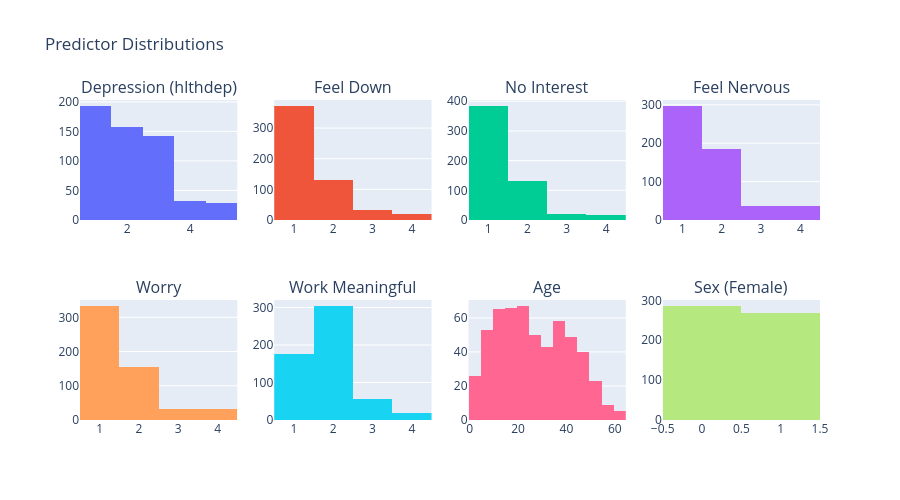

The cell this chart's notebook holds for it:
### Code cell
# Visualize predictor distributions
fig = make_subplots(rows=2, cols=4, subplot_titles=[
    'Depression (hlthdep)', 'Feel Down', 'No Interest', 'Feel Nervous',
    'Worry', 'Work Meaningful', 'Age', 'Sex (Female)'
])

raw_predictors = predictor_cols + ['age_c', 'female']
for i, col in enumerate(raw_predictors):
    row = i // 4 + 1
    col_idx = i % 4 + 1
    fig.add_trace(
        go.Histogram(x=df_analysis[col], name=col, showlegend=False),
        row=row, col=col_idx
    )

fig.update_layout(height=500, title='Predictor Distributions')
fig.show()

### Figure 1 — Plotly figure (JSON) as saved in the notebook; plotly's stock layout.template omitted (floating-point values rounded to 4 significant figures; data arrays with more than 128 entries replaced by an {"elided": "..."} marker saying what was removed)
{"data": [{"name": "hlthdep", "showlegend": false, "type": "histogram", "x": {"elided": "554 float values"}, "xaxis": "x", "yaxis": "y"}, {"name": "feeldown", "showlegend": false, "type": "histogram", "x": {"elided": "554 float values"}, "xaxis": "x2", "yaxis": "y2"}, {"name": "nointerest", "showlegend": false, "type": "histogram", "x": {"elided": "554 float values"}, "xaxis": "x3", "yaxis": "y3"}, {"name": "feelnerv", "showlegend": false, "type": "histogram", "x": {"elided": "554 float values"}, "xaxis": "x4", "yaxis": "y4"}, {"name": "worry", "showlegend": false, "type": "histogram", "x": {"elided": "554 float values"}, "xaxis": "x5", "yaxis": "y5"}, {"name": "wrkmeangfl", "showlegend": false, "type": "histogram", "x": {"elided": "554 float values"}, "xaxis": "x6", "yaxis": "y6"}, {"name": "age_c", "showlegend": false, "type": "histogram", "x": {"elided": "554 float values"}, "xaxis": "x7", "yaxis": "y7"}, {"name": "female", "showlegend": false, "type": "histogram", "x": {"elided": "554 int values"}, "xaxis": "x8", "yaxis": "y8"}], "layout": {"annotations": [{"font": {"size": 16}, "showarrow": false, "text": "Depression (hlthdep)", "x": 0.1062, "xanchor": "center", "xref": "paper", "y": 1, "yanchor": "bottom", "yref": "paper"}, {"font": {"size": 16}, "showarrow": false, "text": "Feel Down", "x": 0.3688, "xanchor": "center", "xref": "paper", "y": 1, "yanchor": "bottom", "yref": "paper"}, {"font": {"size": 16}, "showarrow": false, "text": "No Interest", "x": 0.6313, "xanchor": "center", "xref": "paper", "y": 1, "yanchor": "bottom", "yref": "paper"}, {"font": {"size": 16}, "showarrow": false, "text": "Feel Nervous", "x": 0.8938, "xanchor": "center", "xref": "paper", "y": 1, "yanchor": "bottom", "yref": "paper"}, {"font": {"size": 16}, "showarrow": false, "text": "Worry", "x": 0.1062, "xanchor": "center", "xref": "paper", "y": 0.375, "yanchor": "bottom", "yref": "paper"}, {"font": {"size": 16}, "showarrow": false, "text": "Work Meaningful", "x": 0.3688, "xanchor": "center", "xref": "paper", "y": 0.375, "yanchor": "bottom", "yref": "paper"}, {"font": {"size": 16}, "showarrow": false, "text": "Age", "x": 0.6313, "xanchor": "center", "xref": "paper", "y": 0.375, "yanchor": "bottom", "yref": "paper"}, {"font": {"size": 16}, "showarrow": false, "text": "Sex (Female)", "x": 0.8938, "xanchor": "center", "xref": "paper", "y": 0.375, "yanchor": "bottom", "yref": "paper"}], "height": 500, "title": {"text": "Predictor Distributions"}, "xaxis": {"anchor": "y", "domain": [0, 0.2125]}, "xaxis2": {"anchor": "y2", "domain": [0.2625, 0.475]}, "xaxis3": {"anchor": "y3", "domain": [0.525, 0.7375]}, "xaxis4": {"anchor": "y4", "domain": [0.7875, 1]}, "xaxis5": {"anchor": "y5", "domain": [0, 0.2125]}, "xaxis6": {"anchor": "y6", "domain": [0.2625, 0.475]}, "xaxis7": {"anchor": "y7", "domain": [0.525, 0.7375]}, "xaxis8": {"anchor": "y8", "domain": [0.7875, 1]}, "yaxis": {"anchor": "x", "domain": [0.625, 1]}, "yaxis2": {"anchor": "x2", "domain": [0.625, 1]}, "yaxis3": {"anchor": "x3", "domain": [0.625, 1]}, "yaxis4": {"anchor": "x4", "domain": [0.625, 1]}, "yaxis5": {"anchor": "x5", "domain": [0, 0.375]}, "yaxis6": {"anchor": "x6", "domain": [0, 0.375]}, "yaxis7": {"anchor": "x7", "domain": [0, 0.375]}, "yaxis8": {"anchor": "x8", "domain": [0, 0.375]}}}
